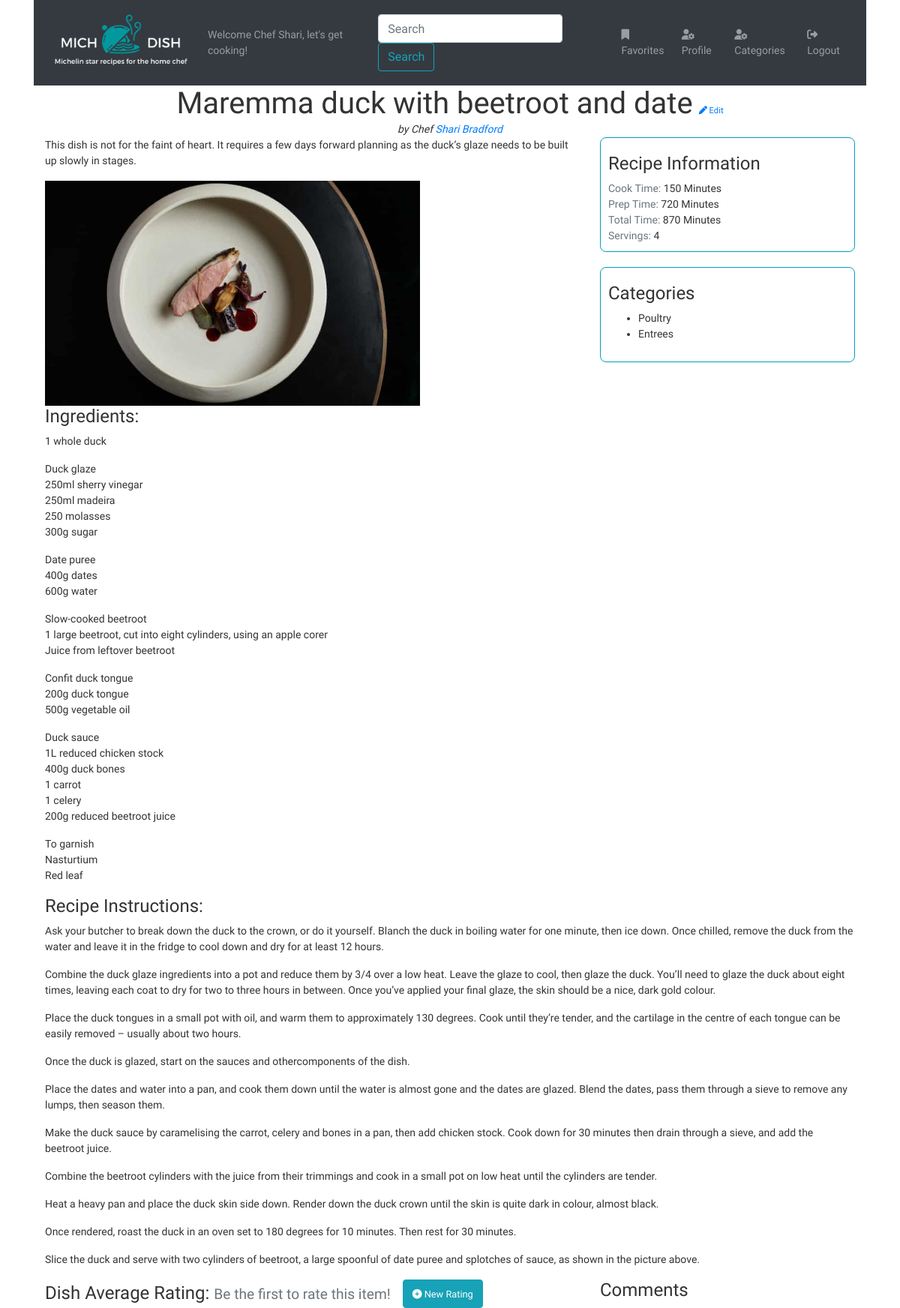
The app's page /dish/2 (signed in) with its own data.
### dish/models.py (models this page shows, shortened)
class Dish(models.Model):
    title = models.CharField(max_length=255)
    recipe = models.TextField(help_text="Instructions for how to make the dish.")
    description = models.TextField(blank=True, help_text="Describe the dish, its history and why you were inspired to make it.")
    ingredients = models.TextField(help_text="Add each ingredient on a new line.")
    prep_time = models.IntegerField(help_text="Prep time in minutes.")
    cook_time = models.IntegerField(help_text="Cook time in minutes.")
    servings = models.IntegerField()
    profile_pic = models.ImageField(
        upload_to=dish_directory_path,
        default= 'dishes/blank-dish.jpg',
        blank=True,
        null=True,
        )
    categories = models.ManyToManyField(Category, related_name='dishes', help_text="Select all categories that apply.")
    poster = models.ForeignKey(User, related_name='user_dishes', on_delete=models.CASCADE)
    user_likes = models.ManyToManyField(User, related_name='liked_dishes')
    created_at = models.DateField(auto_now_add=True)
    updated_at = models.DateField(auto_now=True)

class Category(models.Model):
    name = models.CharField(max_length=20)
    profile_pic = models.ImageField(
        upload_to='categories/',
        default= 'categories/blank-category.jpg',
        blank=True,
        null=True,
        )
    created_at = models.DateField(auto_now_add=True)
    updated_at = models.DateField(auto_now=True)

### dish/views.py (the view)
# urls.py: path('<int:dish_id>', views.dish_details, name="dish_details"),
def dish_details(request, dish_id):
    user = request.user # User.objects.get(id=request.session['user_id'])
    dish = Dish.objects.get(id=dish_id)
    if hasattr(dish,'ratings'):
        if dish.ratings.filter(user=user).count() > 0:
            print(f"Ratings for {dish.title}: {dish.ratings.filter(user=user).count()}")
            user_has_rated_dish = True
            user_rating_this_dish = dish.ratings.filter(user=user).first()
            form = None
        else:
            user_has_rated_dish = False
            user_rating_this_dish = None
            form = RatingForm()
        average_rating = Rating.objects.filter(dish=dish).aggregate(Avg('rating'))['rating__avg'] or 0
        all_ratings = dish.ratings.all()
    else:
        print(f"No ratings yet for {dish.title}.")
        form = RatingForm()
        average_rating = 0
        all_ratings = None
    context = {
        'user': user,
        'dish': dish,
        'average_rating': average_rating,
        'all_ratings': all_ratings,
        'total_time' : dish.prep_time + dish.cook_time,
        'user_has_rated_dish': user_has_rated_dish,
        'user_rating_this_dish': user_rating_this_dish,
        'form': form,
    }
    return render(request, 'dish/dish-details.html', context)

### dish/models.py
class RatingForm(ModelForm):
    class Meta:
        model = Rating
        fields = ['rating', 'review', 'profile_pic']

### dish/templates/dish/dish-details.html (shortened to what this page needs)
{% extends 'dish/base.html' %}
{% load static %}
{% block css %}
<link rel="stylesheet" href="{% static 'dish/css/dish.css' %}">
{% endblock css %}
{% block greeting %}{% if user.is_authenticated %} {{ user.first_name }}{% endif %}{% endblock greeting %}
{% block favorites %}
{% if user.is_authenticated %}
<a href="{% url 'dish:favorite_dishes' %}" class="nav-link"><i class="fas fa-bookmark"></i>Favorites</a>
{% endif %}
{% endblock favorites %}
{% block profile %}
{% if user.is_authenticated %}
<a href="{% url 'accounts:user_profile' profiled_user_id=user.id %}" class="nav-link"><i
        class="fas fa-user-cog"></i>Profile</a>
{% else %}
<a href="{% url 'accounts:signup' %}" class="nav-link"><i class="fas fa-user-cog"></i>Register</a>
{% endif %}
{% endblock profile %}
{% block login %}
{% if user.is_authenticated %}
<a href="{% url 'logout' %}" class="nav-link"><i class="fas fa-sign-out-alt"></i>Logout</a>
{% else %}
<a href="{% url 'login' %}" class="nav-link"><i class="fas fa-sign-in-alt"></i>Login</a>
{% endif %}
{% endblock login %}
{% block content %}
<div class="container" data-id="{{ dish.id }}">
    <div class="dish-header d-flex flex-column align-items-center">
        <div class="dish-title d-inline-flex align-items-baseline">
            <h1 class="my-0">{{ dish.title }}</h1>
            {% if dish.poster.id == user.id %}
            <p class="edit-category ml-2 my-0" title="Edit" style="color:#009EC3">
                <a href="{% url 'dish:update_dish' dish_id=dish.id %}">
                    <small><i class="fas fa-pen"></i> Edit</small>
                </a>
            </p>
            {% endif %}
        </div>
        <p class="dish-poster my-0">
            by Chef
            <a href="{% url 'accounts:user_profile' profiled_user_id=dish.poster.id %}">
                {{ dish.poster.first_name }} {{ dish.poster.last_name }}
            </a>
        </p>
    </div>
    <div class="row">
        <div class="col-8">
            <div class="description">
                <div>{{ dish.description|linebreaks }}</div>
            </div>
            <div class="dish-image">
                <img src="{{ dish.profile_pic.url }}" alt="Dish Picture Here">
            </div>
        </div>
        <div class="col-4">
            <div class="dish-meta">
                <h4>Recipe Information</h4>
                <div class="cookTime">
                    <span class="label text-muted">Cook Time: </span>{{ dish.cook_time }} Minutes
                </div>
                <div class="prepTime">
                    <span class="label text-muted">Prep Time: </span>{{ dish.prep_time }} Minutes
                </div>
                <div class="totalTime">
                    <span class="label text-muted">Total Time: </span>{{ total_time }} Minutes
                </div>
                <div class="serving">
                    <span class="label text-muted">Servings: </span>{{ dish.servings }}
                </div>
            </div>
            <div id="categories">
                <h4>Categories</h4>
                <ul class="categories">
                    {% for category in dish.categories.all %}
                    <li class="category" data-id="{{ category.id }}">{{ category.name }}</li>
                    {% endfor %}
                </ul>
            </div>
        </div>
    </div>
    <div class="row">
        <div class="recipe-details col">
            <div id="ingredients">
                <h4>Ingredients: </h4>
                <div>{{ dish.ingredients|linebreaks }}</div>
            </div>
            <div id="recipeWriting">
                <h4>Recipe Instructions: </h4>
                <div>{{ dish.recipe|linebreaks }}</div>
            </div>
        </div>
    </div>
    <div class="row">
        <div class="ratings-info col-8">
            <div class="d-inline-flex justify-content-start align-items-center">
                <h4 class="my-0">Dish Average Rating: <span class="rating-number" data-rating="{{average_rating}}" data-rating-size="medium"></span></h4>
                <div class="btn btn-info ml-3"><small><i class="fas fa-plus-circle"></i> New Rating</small></div>
            </div>
        </div>
        <div class="comments col-4">
            <h4>Comments</h4>
        </div>
    </div>
</div>
{% endblock %}

### dish/static/dish/css/style.css (style rules this page uses)
* { box-sizing: border-box; }
body { margin: 0; padding: 0; font-size: 14px; font-family: "Roboto","Lucida Grande","DejaVu Sans","Bitstream Vera Sans",Verdana,Arial,sans-serif; color: #333; background: #fff; }

### dish/static/dish/css/dish.css (style rules this page uses)
* { box-sizing: border-box; }
.dish-poster { font-style: italic; }
.dish-image img { max-width: 100%; max-height: 300px; }
.dish-meta, #categories { padding: 20px 10px 10px 10px; margin: 0 0 20px 0; border: 1px solid #009ec3; border-radius: 8px; }

### records on screen
Dish: title "Maremma duck with beetroot and date", poster.first_name "Shari", poster.last_name "Bradford", description "This dish is not for the faint of heart. It requires a few days forward planning as the duck’s glaze needs to be built up slowly in stages.", profile_pic (picture), cook_time "150", prep_time "720", servings "4", ingredients "1 whole duck Duck glaze 250ml sherry vinegar 250ml madeira 250 molasses 300g sugar Date puree 400g dates 600g water Slow-cooked beetroot 1 large beetroot, cut into eight cylinders, using an apple corer Juice from leftover beetroot Confit duck tongue 200g duck tongue 500g vegetable oil Duck sauce 1L reduced chicken stock 400g duck bones 1 carrot 1 celery 200g reduced beetroot juice To garnish Nasturtium Red leaf", recipe "Ask your butcher to break down the duck to the crown, or do it yourself. Blanch the duck in boiling water for one minute, then ice down. Once chilled, remove the duck from the water and leave it in the fridge to cool down and dry for at least 12 hours. Combine the duck glaze ingredients into a pot and reduce them by 3/4 over a low heat. Leave the glaze to cool, then glaze the duck. You’ll need to glaze the duck about eight times, leaving each coat to dry for two to three hours in between. Once you’ve applied your final glaze, the skin should be a nice, dark gold colour. Place the duck tongues in a small pot with oil, and warm them to approximately 130 degrees. Cook until they’re tender, and…"
Category: name "Poultry"
Category: name "Entrees"

### other values on screen
{{ user.first_name }} "Shari"
{{ total_time }} "870"
